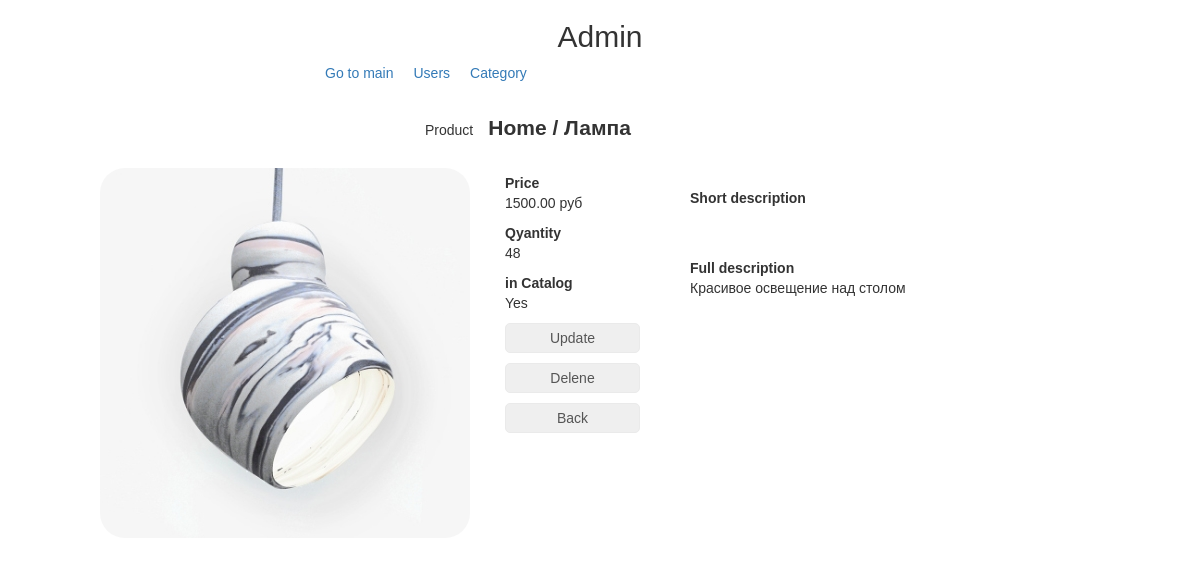
/myadmin/product/read/5/, run on the app's committed database.
### mainapp/models.py (models this page shows, shortened)
class Product (models.Model):
    category = models.ForeignKey(ProductCategory, on_delete=models.CASCADE)
    name = models.CharField(verbose_name= 'Product name' , max_length= 128 )
    image = models.ImageField(upload_to= 'products_images' , blank= True )
    short_desc = models.CharField(verbose_name= 'Short description' , max_length= 60 , blank= True )
    description = models.TextField(verbose_name= 'Full description' , blank= True )
    price = models.DecimalField(verbose_name= 'Price' , max_digits= 8 , decimal_places= 2 , default= 0 )
    quantity = models.PositiveIntegerField(verbose_name= 'Quantity' , default= 0 )
    is_active = models.BooleanField(verbose_name='activ status', default=True)

class ProductCategory (models.Model):
    name = models.CharField(verbose_name= 'Category name' , max_length= 64 , unique= True )
    description = models.TextField(verbose_name= 'Description' , blank= True )
    is_active = models.BooleanField(verbose_name='activ status', default=True)

### myadminapp/views.py (the view)
# urls.py: re_path(r'^product/read/(?P<pk>\d+)/$', myadminapp.ProductDetail.as_view(), name='product_read'),
class ProductDetail(DetailView):
    model = Product

### myadminapp/templates/mainapp/product_detail.html (shortened to what this page needs)
{% extends 'myadminapp/base.html' %}
{% load static %}
{% block container %}
    <div class = "product_read">
        <div class = "product_name">
            Product<strong>{{ object.category.name|title }} / {{ object.name|title }}</strong>
        </div>
        <img src = "/media/{{ object.image|default:'products_images/default.jpg' }}" alt = "{{ object.name }}">
        <div class = "summary">
            <b>Price</b>
            <p>{{ object.price }} руб</p>
            <b>Qyantity</b>
            <p>{{ object.quantity }}</p>
            <b>in Catalog</b>
            <p>{% if object.is_active %}Yes{% else %}No{% endif %}</p>
            <p>
            <button>
                <a href = {% url 'myadminapp:product_update' object.pk %}>
                Update
            </button>
            </p>
            <p>
            <button>
                <a href = {% url 'myadminapp:product_delete' object.pk %}>
                Delene
            </button>
            </p>
            <p>
            <button>
                <a href = {% url 'myadminapp:products' object.category.pk %}>
                Back
            </button>
            </p>
         </div>
         <div class = "product_desc" >
            <b >Short description</b >
            <br ><br >
            <b >Full description</b >
            <p >{{ object.description }}</p >
         </div >
    </div>
{% endblock %}

### static/css/style.css (style rules this page uses)
* { margin: 0; padding: 0; }
html, body { font-family: 'Montserrat', sans-serif; height: 100%; }
.product_read { margin: 0 auto; width: 1000px; height: 600px; }
.product_read img { display: block; float:left; margin-top: 25px; border-radius: 25px; }
.product_read .product_name { display: block; margin: 0 auto; width: 350px; }
.product_read .summary { display: block; float: left; margin-left: 35px; margin-top: 30px; width: 150px; }
.product_read .product_desc { display: block; float: left; margin-left: 35px; margin-top: 45px; width: 400px; }
.product_read strong { font-size: 150%; margin-left: 15px; }
.product_read button { border: 1px solid #eaeaea; border-radius: 5px; height: 30px; margin: 0px auto; width: 135px; padding: 0 15px; }
.product_read a { color: #555; text-decoration: none; }

### data on the page
Product: category.name "Home", name "Лампа", image (picture), price "1500.00", quantity "48", description "Красивое освещение над столом"
